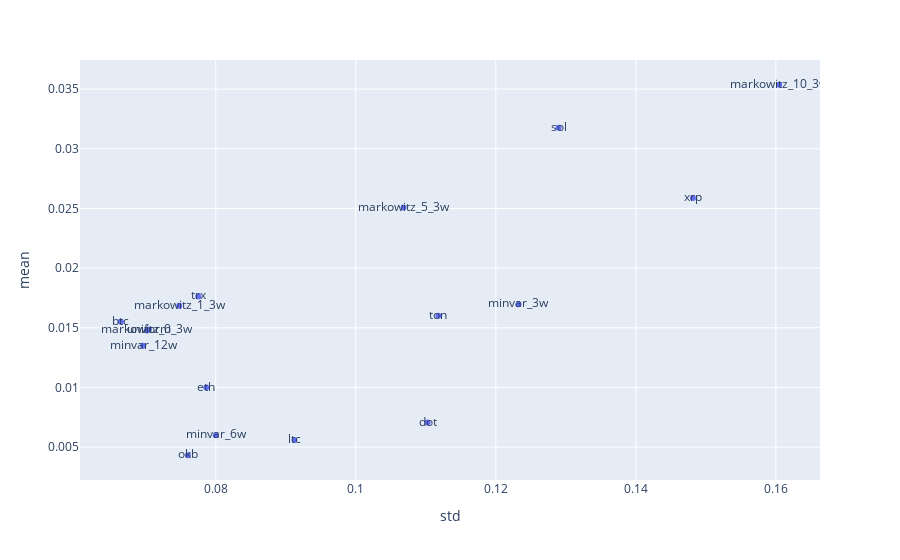

The code cell stored with this chart in its notebook:
### Code cell
df = pnl.describe().T.reset_index(names='name')
px.scatter(df, x='std', y='mean', text='name')

### Figure 1 — Plotly figure (JSON) as saved in the notebook; plotly's stock layout.template omitted (floating-point values rounded to 4 significant figures)
{"data": [{"hovertemplate": "std=%{x}<br>mean=%{y}<br>name=%{text}<extra></extra>", "legendgroup": "", "marker": {"color": "#636efa", "symbol": "circle"}, "mode": "markers+text", "name": "", "orientation": "v", "showlegend": false, "text": ["uniform", "minvar_3w", "minvar_6w", "minvar_12w", "markowitz_0_3w", "markowitz_1_3w", "markowitz_5_3w", "markowitz_10_3w", "btc", "eth", "dot", "okb", "xrp", "sol", "trx", "ltc", "ton"], "type": "scatter", "x": [0.07043, 0.1232, 0.08001, 0.06961, 0.07016, 0.07478, 0.1068, 0.1605, 0.06643, 0.07864, 0.1102, 0.07601, 0.1482, 0.129, 0.07749, 0.09123, 0.1118], "xaxis": "x", "y": [0.01486, 0.01697, 0.006003, 0.0135, 0.01478, 0.01684, 0.02508, 0.03537, 0.01551, 0.00999, 0.007054, 0.004319, 0.02588, 0.03175, 0.01762, 0.005589, 0.016], "yaxis": "y"}], "layout": {"legend": {"tracegroupgap": 0}, "margin": {"t": 60}, "xaxis": {"anchor": "y", "domain": [0, 1], "title": {"text": "std"}}, "yaxis": {"anchor": "x", "domain": [0, 1], "title": {"text": "mean"}}}}
